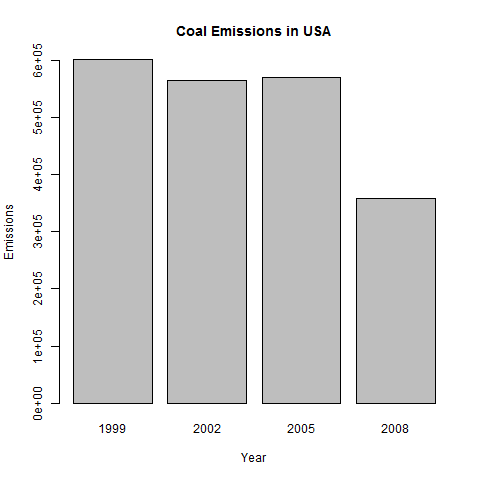

The R source for this figure:
##SCC code related to coal consumption
codescc <- scc[,c(1, 3)]
nei1 <- nei %>% select(SCC, Emissions, year)

nei1 <- merge(nei1, codescc, by = "SCC")


##Filtering Emission information related to coal consumption
library(plyr)
library(dplyr)
coal <- grepl("coal", nei1$Short.Name, ignore.case = TRUE)
coal <- nei1[coal,]

##Summary of coal emission by year
coal <- ddply(coal, "year", function(x) sum(x$Emissions))

##opening png device
png(filename = "plot4.png", width = 480, height = 480)

##Fourth plot
barplot(height = coal$V1, xlab = "Year", ylab = "Emissions", main = "Coal Emissions in USA", names.arg = c("1999", "2002", "2005", "2008"))

##Closing device
dev.off()
